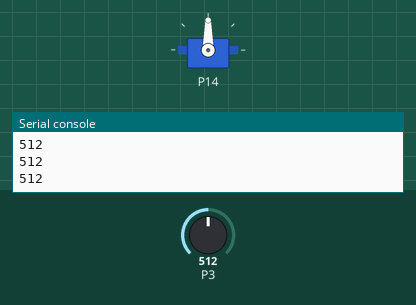
Recording of a program running on a simulated BBC micro:bit (MakeCode). On the bench: servo, the last lines printed to the serial console. Inputs (shaded band) come from the test bench; at power-on: P3 = 512 (analog values on the 0–1023 scale).

Above: at 1.2 s.
1.3 s: P3 set to 716
At 1.7 s:
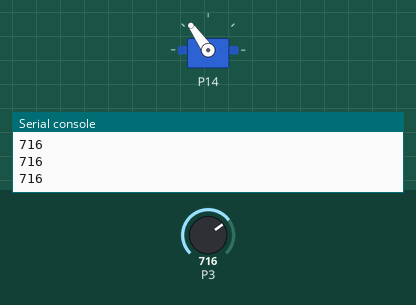
2.8 s: P3 set to 900
At 4.0 s:
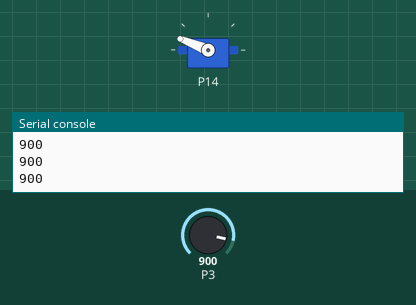
4.3 s: P3 set to 1023
At 5.5 s:
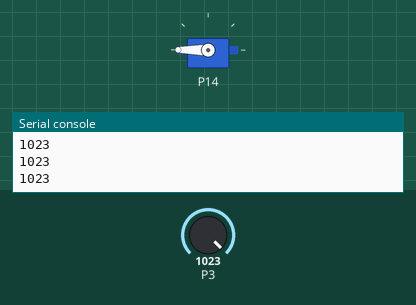
5.8 s: P3 set to 306
At 6.9 s:
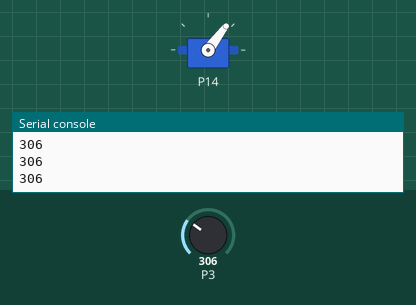
7.3 s: P3 set to 122
At 8.5 s:
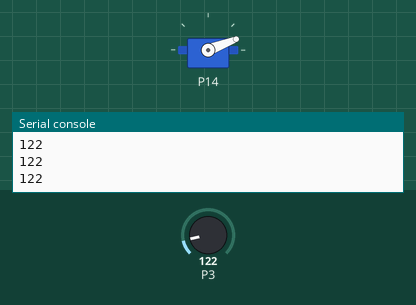
8.8 s: P3 set to 0
At 9.7 s:
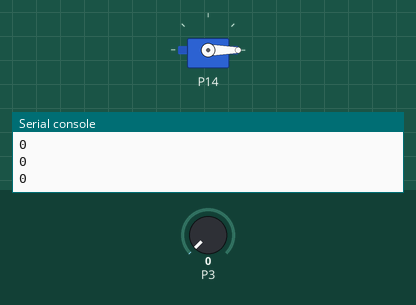
Timing chart, 0 to 11.4 s (numbered marks = the images above; inputs shaded):
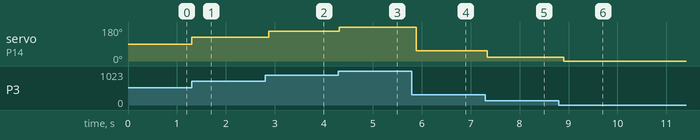

The program:

main.ts
```typescript
let light_sensor = 0
let strip = neopixel.create(DigitalPin.P13, 24, NeoPixelMode.RGB)
strip.setBrightness(100)
strip.showColor(neopixel.colors(NeoPixelColors.Black))
serial.writeNumber(0)
basic.forever(function () {
    light_sensor = pins.analogReadPin(AnalogPin.P3)
    serial.writeNumber(light_sensor)
    serial.writeLine("")
    basic.pause(100)
    pins.servoWritePin(AnalogPin.P14, pins.map(
    pins.analogReadPin(AnalogPin.P3),
    0,
    1023,
    0,
    180
    ))
})
```

test.ts
```typescript
// 테스트는 여기로 이동합니다; 이 패키지가 확장으로 사용될 때 컴파일되지 않을 것 입니다.
```

Measured:
- after the input at 1.3 s, servo on P14: 90° → 125° at once
- after the input at 2.8 s, servo on P14: 125° → 158° after 0.07 s
- after the input at 4.3 s, servo on P14: 158° → 180° at once
- after the input at 5.8 s, servo on P14: 180° → 53° after 0.09 s
- after the input at 7.3 s, servo on P14: 53° → 21° at once
- after the input at 8.8 s, servo on P14: 21° → 0° after 0.10 s
